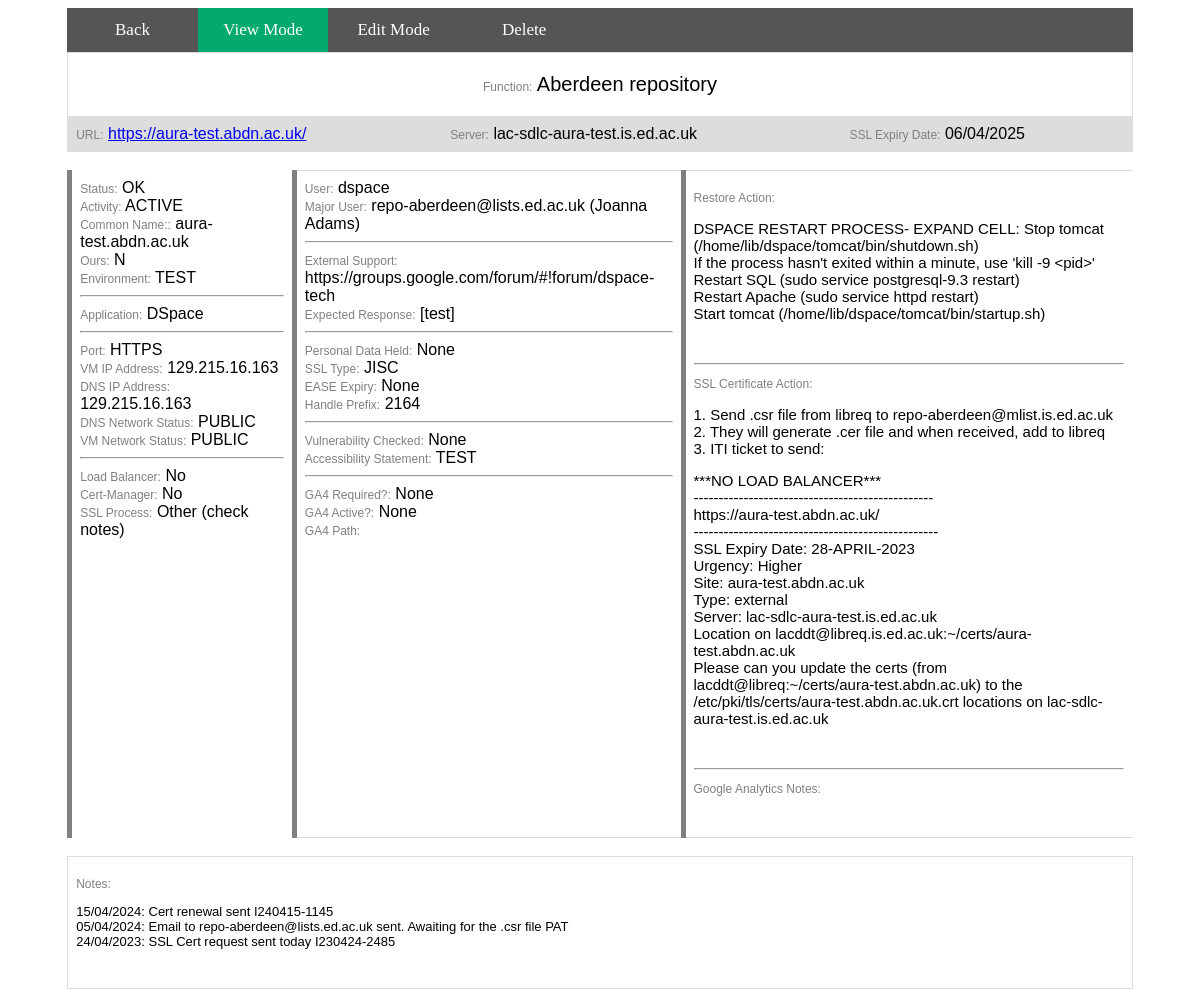
The app's page /lddt_tracker/website/6/ with its own data.
### lddt_app/models.py (models this page shows, shortened)
class Website(models.Model):
    ssl_expiry_date = models.DateField(blank=True, default=None, null=True)
    url = models.CharField('URL', blank=True, null=True, max_length=100)
    function = models.CharField('Function', blank=True, null=True, max_length=150)
    common_name = models.CharField('Common Name', blank=True, null=True, max_length=150)
    server = models.CharField('Server', blank=True, null=True, max_length=150)
    vm_ip_address = models.CharField('VM IP Address', blank=True, null=True, max_length=150)
    type = models.ForeignKey(Type, on_delete=models.CASCADE, blank=True, null=True, max_length=150)
    tech_status = models.ForeignKey(Tech_Status, on_delete=models.CASCADE, blank=True, null=True, max_length=150)
    ssl_cert_process = models.ForeignKey(SSL_Cert_Process, on_delete=models.CASCADE, blank=True, null=True, max_length=150)
    cert_manager = models.ForeignKey(Cert_Manager, on_delete=models.CASCADE, blank=True, null=True, max_length=150)
    activity = models.ForeignKey(Activity, on_delete=models.CASCADE, blank=True, null=True, max_length=150)
    vulnerability_checked = models.CharField('Vulnerability', blank=True, null=True, max_length=150)
    personal_data_held = models.CharField('Personal Data', blank=True, null=True, max_length=150)
    port = models.CharField('Port', blank=True, null=True, max_length=150)
    load_balancer = models.CharField('Load Balancer', blank=True, null=True, max_length=150)
    ours = models.CharField('Ours', blank=True, null=True, max_length=150)
    environment = models.CharField('Environment', blank=True, null=True, max_length=150)
    ssl_type = models.CharField('SSL Type', blank=True, null=True, max_length=150)
    ease_expiry = models.DateField('EASE Expiry', blank=True, null=True, max_length=150)
    application = models.CharField('Application', blank=True, null=True, max_length=150)
    restore_action = models.TextField('Restore Action', blank=True, null=True)
    ssl_certificate_action = models.TextField('SSL Certificate Action', blank=True, null=True)
    user = models.CharField('User', blank=True, null=True, max_length=50)
    major_user = models.CharField('Major User', blank=True, null=True, max_length=150)
    external_support = models.CharField('External Support', blank=True, null=True, max_length=150)
    expected_response = models.CharField('Expected Response', blank=True, null=True, max_length=150)
    handle_prefix = models.CharField('Handle Prefix', blank=True, null=True, max_length=150)
    access_statement_y_n = models.ForeignKey(access_statement_y_n, on_delete=models.CASCADE, null=True, blank=True)
    accessibility_statement = models.CharField('Accessibility Statement', blank=True, null=True, max_length=150)
    group = models.ForeignKey(Group, on_delete=models.CASCADE, null=True, blank=True)
    notes = models.TextField('Notes', blank=True, null=True)
    calc_ping_field = models.CharField('Field for ping', blank=True, null=True, max_length=50)
    ga4_required = models.ForeignKey(ga4_required, on_delete=models.CASCADE, null=True, blank=True)
    ga4_y_n = models.ForeignKey(ga4_y_n, on_delete=models.CASCADE, null=True, blank=True)
    ga4_notes = models.TextField('GA4 Notes', blank=True, null=True)
    ga4_path = models.TextField('GA4 path', blank=True, null=True)
    @property
    def dns_ip_address(self):
        resoult = ""
        if self.load_balancer == "No":
            resoult = self.vm_ip_address
        else:
            return resoult
        return resoult
    @property
    def vm_network_status(self):
        resoult = ""
        vm_ip_address_str = str(self.vm_ip_address)
        if "129." in vm_ip_address_str:
            resoult = "PUBLIC"
        elif "192." in vm_ip_address_str:
            resoult = "PRIVATE"
        else:
            pass
        return resoult
    @property
    def dns_network_status(self):
        resoult = ""
        vm_ip_address_str = str(self.vm_ip_address)
        if "129." in vm_ip_address_str:
            resoult = "PUBLIC"
        elif "192." in vm_ip_address_str:
            resoult = "PRIVATE"
        else:
            pass
        return resoult

class Tech_Status(models.Model):
    name = models.CharField(max_length=150)
    def __str__(self):
        return self.name

class Activity(models.Model):
    name = models.CharField(max_length=150)
    def __str__(self):
        return self.name

class Cert_Manager(models.Model):
    name = models.CharField(max_length=150)
    def __str__(self):
        return self.name

class SSL_Cert_Process(models.Model):
    name = models.CharField(max_length=150)
    def __str__(self):
        return self.name

### lddt_app/views.py (the view)
# urls.py: re_path(r'^website/(\d+)/', website_details, name='website_details'),
def website_details(request, id):
    website = Website.objects.get(id=id)
    return render(request, 'website/website_details.html', {'website': website})

### lddt_app/templates/website/website_details.html (shortened to what this page needs)
<!DOCTYPE html>
<html lang="en">
<head>
    {% load static %}
    <link rel="stylesheet" href="{% static 'style_detail_form.css' %}" >
</head>
<body>
<div class="main_body" >
    <div class="navbar">
        <a href="{% url 'websites_home' %}">Back</a>
        <a class="active" href="#">View Mode</a>
        <a href="{% url 'update_website' website.id %}">Edit Mode</a>
        <a href="{% url 'delete_website' website.id %}">Delete</a>
    </div>
    <table>
        <tr>
            <td colspan="3" style="text-align: center; padding:20px"><span style="color: gray; font-size:12px">Function:</span> <span style="font-size: 20px">{{ website.function }}</span></td>
        </tr>
        <tr>
            <td><span style="color: gray; font-size:12px">URL:</span> <a href=" {{ website.url }}" target="_blank">{{ website.url }}</a></td>
            <td><span style="color: gray; font-size:12px">Server:</span> {{ website.server }}</td>
            <td><span style="color: gray; font-size:12px">SSL Expiry Date:</span> {{ website.ssl_expiry_date | date:"d/m/Y" }}</td>
        </tr>
    </table>
    <br>
    <table>
        <tr>
            <td style="vertical-align: top; width: 20%; border-left: 5px solid gray; border-right: 1px solid white; border-top: 1px solid white; border-bottom: 1px solid white">
                <span style="color: gray; font-size:12px">Status:</span> {{ website.tech_status }}<br>
                <span style="color: gray; font-size:12px">Activity:</span> {{ website.activity }}<br>
                <span style="color: gray; font-size:12px">Common Name::</span> {{ website.common_name }}<br>
                <span style="color: gray; font-size:12px">Ours:</span> {{ website.ours }}<br>
                <span style="color: gray; font-size:12px">Environment:</span> {{ website.environment }}<br>
                <hr>
                <span style="color: gray; font-size:12px">Application:</span> {{ website.application }}<br>
                <hr>
                <span style="color: gray; font-size:12px">Port:</span> {{ website.port }}<br>
                <span style="color: gray; font-size:12px">VM IP Address:</span> {{ website.vm_ip_address }}<br>
                <span style="color: gray; font-size:12px">DNS IP Address:</span> {{ website.dns_ip_address }}<br>
                <span style="color: gray; font-size:12px">DNS Network Status:</span> {{ website.dns_network_status }}<br>
                <span style="color: gray; font-size:12px">VM Network Status:</span> {{ website.vm_network_status }}<br>
                <hr>
                <span style="color: gray; font-size:12px">Load Balancer:</span> {{ website.load_balancer }}<br>
                <span style="color: gray; font-size:12px">Cert-Manager:</span> {{ website.cert_manager }}<br>
                <span style="color: gray; font-size:12px">SSL Process:</span> {{ website.ssl_cert_process }}<br>
            </td>
            <td style="vertical-align: top; width: 30%; border-left: 5px solid gray; border-right: 1px solid white; ">
                <span style="color: gray; font-size:12px">User:</span> {{ website.user }} <br>
                <span style="color: gray; font-size:12px">Major User:</span> {{ website.major_user }} <br>
                <hr>
                <span style="color: gray; font-size:12px">External Support:</span> {{ website.external_support }} <br>
                <span style="color: gray; font-size:12px">Expected Response:</span> {{ website.expected_response }} <br>
                <hr>
                <span style="color: gray; font-size:12px">Personal Data Held:</span> {{ website.personal_data_held }} <br>
                <span style="color: gray; font-size:12px">SSL Type:</span> {{ website.ssl_type }} <br>
                <span style="color: gray; font-size:12px">EASE Expiry:</span> {{ website.ease_expiry }} <br>
                <span style="color: gray; font-size:12px">Handle Prefix:</span> {{ website.handle_prefix }} <br>
                <hr>
                <span style="color: gray; font-size:12px">Vulnerability Checked:</span> {{ website.vulnerability_checked }} <br>
                <span style="color: gray; font-size:12px">Accessibility Statement:</span> {{ website.accessibility_statement }} <br>
                <hr>
                <span style="color: gray; font-size:12px">GA4 Required?:</span> {{ website.ga4_required }} <br>
                <span style="color: gray; font-size:12px">GA4 Active?:</span> {{ website.ga4_y_n }} <br>
                <span style="color: gray; font-size:12px">GA4 Path:</span> {{ website.ga4_path }} <br>
            </td>
            <td style="vertical-align: top; width: 40%; border-left: 5px solid gray; border-right: 1px solid white;">
                <p style="color: gray; font-size:12px">Restore Action:</p> <span style="font-size: 15px"> {{ website.restore_action | linebreaks }} </span> <br>
                <hr>
                <p style="color: gray; font-size:12px">SSL Certificate Action:</p> <span style="font-size: 15px"> {{ website.ssl_certificate_action | linebreaks }} </span><br>
                <hr>
                <p style="color: gray; font-size:12px">Google Analytics Notes:</p> <span style="font-size: 15px"> {{ website.ga4_notes | linebreaks }} </span><br>
            </td>
        </tr>
    </table>
    <br>
    <table>
        <tr>
            <td>
                <p style="color: gray; font-size:12px">Notes:</p> <span style="font-size:13px">{{ website.notes | linebreaks}} </span><br>
            </td>
        </tr>
    </table>
</div>
</body>
</html>

### lddt_app/static/style_detail_form.css (style rules this page uses)
.main_body { width: 90%; margin: auto; }
table { font-family: arial, sans-serif; border-collapse: collapse; width: 100%; }
td, th { border: 1px solid #dddddd; text-align: left; padding: 8px; }
tr:nth-child(even) { background-color: #dddddd; }
.navbar { width: 100%; background-color: #555; overflow: auto; }
.navbar a { float: left; padding: 12px; color: white; text-decoration: none; font-size: 17px; width: 10%; text-align: center; }
.navbar a.active { background-color: #04AA6D; }

### records on screen
Website: function "Aberdeen repository", url "https://aura-test.abdn.ac.uk/", server "lac-sdlc-aura-test.is.ed.ac.uk", ssl_expiry_date "06/04/2025", tech_status "OK", activity "ACTIVE", common_name "aura-test.abdn.ac.uk", ours "N", environment "TEST", application "DSpace", port "HTTPS", vm_ip_address "129.215.16.163", dns_ip_address "129.215.16.163", dns_network_status "PUBLIC", vm_network_status "PUBLIC", load_balancer "No", cert_manager "No", ssl_cert_process "Other (check notes)", user "dspace", major_user "repo-aberdeen@lists.ed.ac.uk (Joanna Adams)", external_support "https://groups.google.com/forum/#!forum/dspace-tech", expected_response "[test]", personal_data_held "None", ssl_type "JISC", ease_expiry "None", handle_prefix "2164", vulnerability_checked "None", accessibility_statement "TEST", ga4_required "None", ga4_y_n "None", restore_action "DSPACE RESTART PROCESS- EXPAND CELL: Stop tomcat (/home/lib/dspace/tomcat/bin/shutdown.sh) If the process hasn't exited within a minute, use 'kill -9 <pid>' Restart SQL (sudo service postgresql-9.3 restart) Restart Apache (sudo service httpd restart) Start tomcat (/home/lib/dspace/tomcat/bin/startup.sh)", ssl_certificate_action "1. Send .csr file from libreq to repo-aberdeen@mlist.is.ed.ac.uk 2. They will generate .cer file and when received, add to libreq 3. ITI ticket to send: ***NO LOAD BALANCER*** ------------------------------------------------ https://aura-test.abdn.ac.uk/ ------------------------------------------------- SSL Expiry Date: 28-APRIL-2023 Urgency: Higher Site: aura-test.abdn.ac.uk Type: external Server: lac-sdlc-aura-test.is.ed.ac.uk Location on lacddt@libreq.is.ed.ac.uk:~/certs/aura-test.abdn.ac.uk Please can you update the certs (from lacddt@libreq:~/certs/aura-test.abdn.ac.uk) to the /etc/pki/tls/certs/aura-test.abdn.ac.uk.crt locations on lac-sdlc-aura-test.is.ed.ac.uk", notes "15/04/2024: Cert renewal sent I240415-1145 05/04/2024: Email to repo-aberdeen@lists.ed.ac.uk sent. Awaiting for the .csr file PAT 24/04/2023: SSL Cert request sent today I230424-2485"
